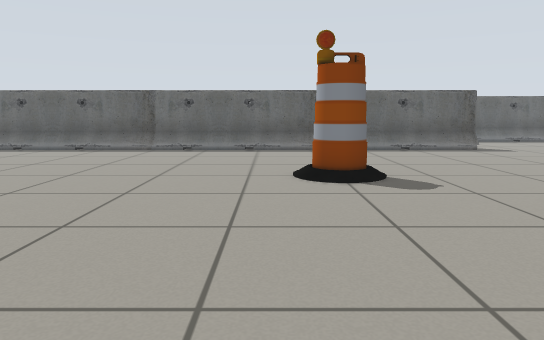
View 1 (above)

18 first-person views from a walk through a world built for the Gazebo simulator. The camera is 0.66 m above the floor, tilts 8° down and sees 70° across. Floor lines are 1 m apart. The floor is counted in squares, 0.5 m on a side. Each view is taken from the middle of a square. On the plan, view 1 faces up. The plan holds only what a view shows up to about 15 squares ahead; the rest is blank. Simple patterns stand in for the simulator's built-in surfaces.

View 2
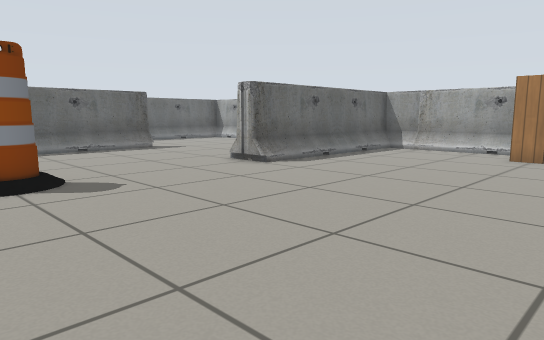

View 3
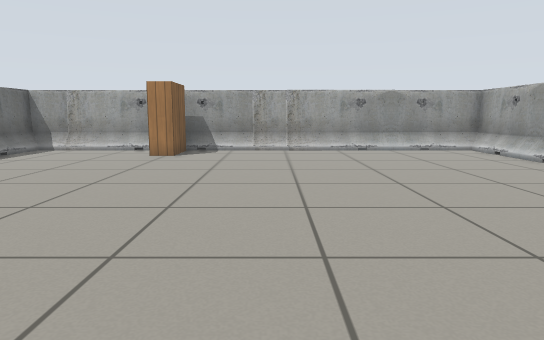

View 4
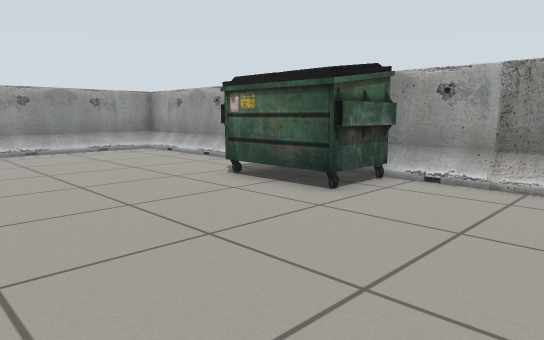

View 5
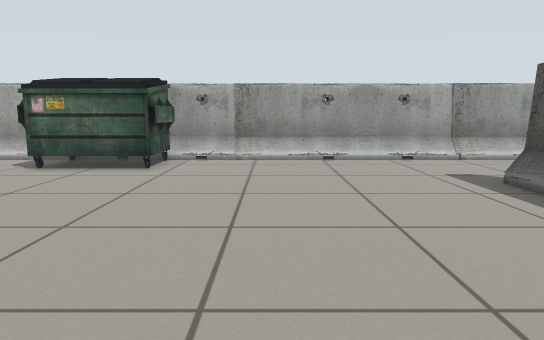

View 6
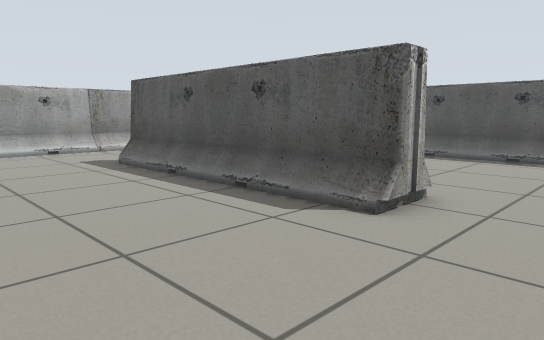

View 7
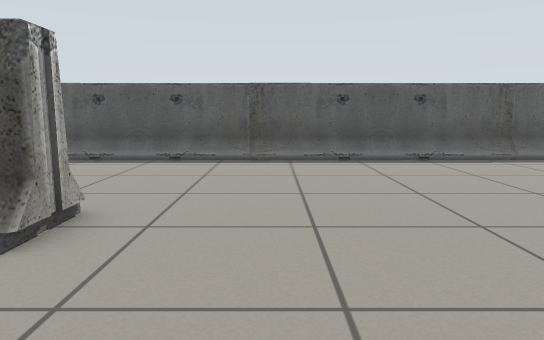

View 8
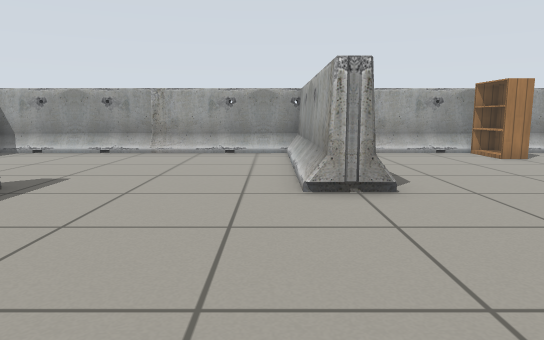

View 9
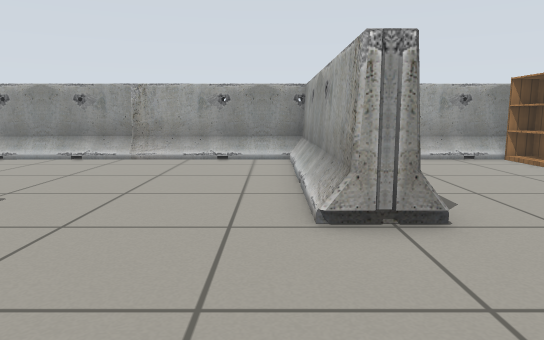

View 10
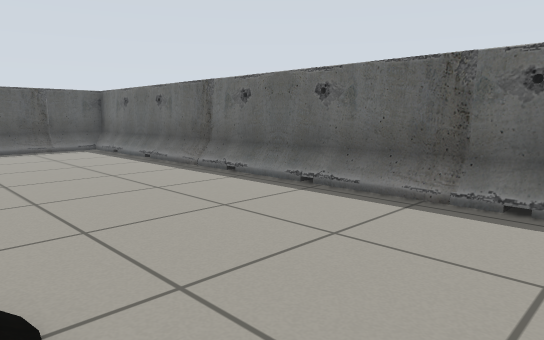

View 11
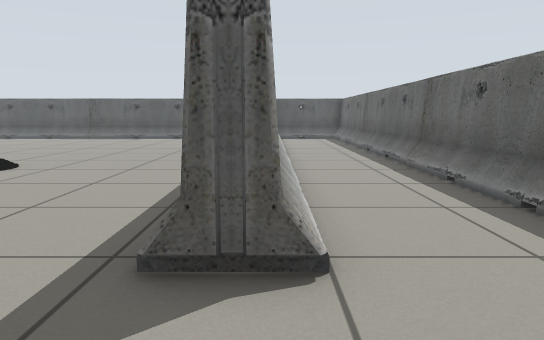

View 12
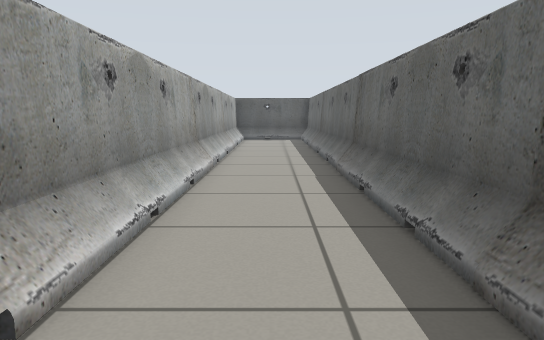

View 13
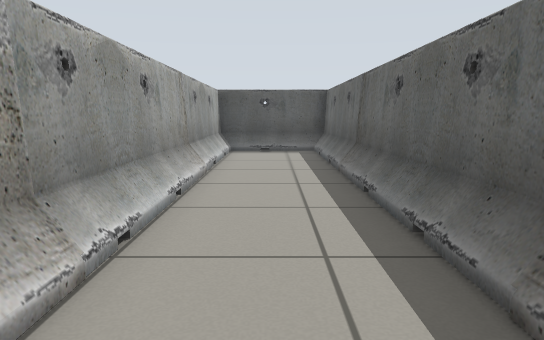

View 14
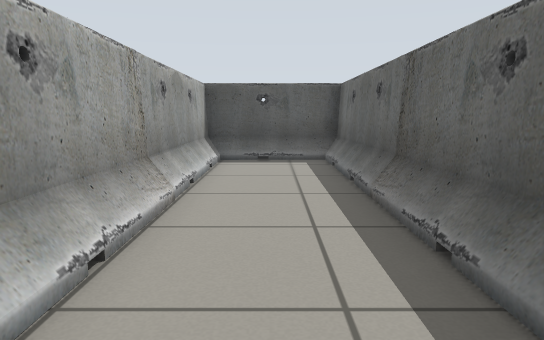

View 15
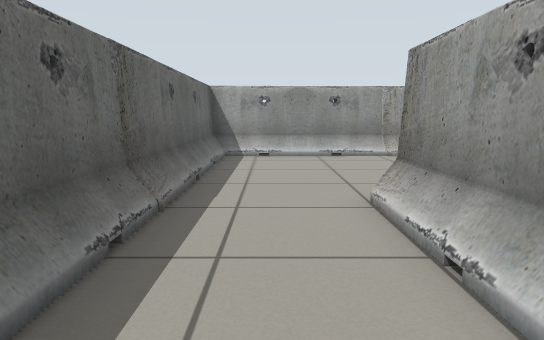

View 16
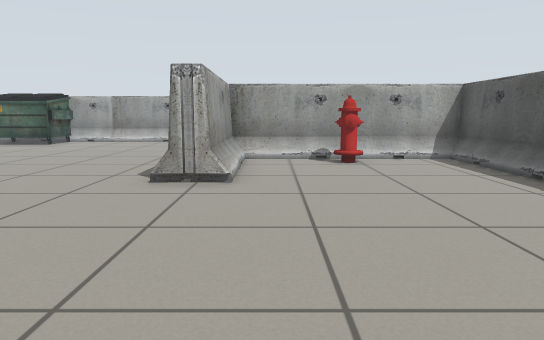

View 17
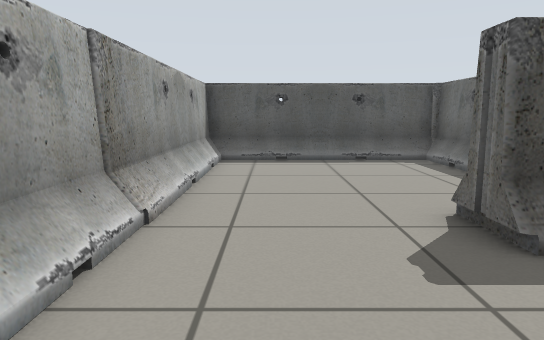

View 18
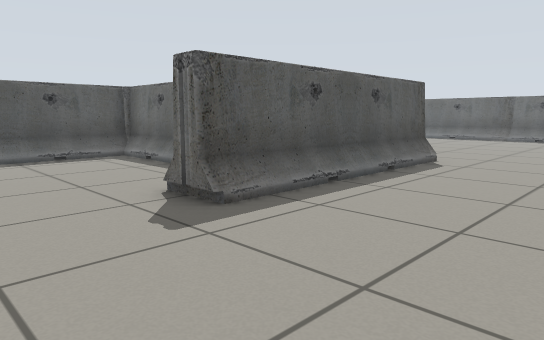

### Floor plan
Key: @ floor where view 1 was taken; . floor; B barrier; A barrel; K bookshelf; U dumpster; H fire hydrant.
Columns run from 12 left of view 1 to 15 right of it. Each row starts with its distance up from view 1.
 20 BBBBBBBBBBBBBB BBBBBBBBBBBBB
 19 B..........................B
 18 B..........................B
 17 B..........................B
 16 BBBBBBBBBBBBBB BBBBBB......B
 15  BBBBB BBBBBBBBBBBBBB......B
 14 B..........................B
 13 B..........................B
 12 B..........................B
 11 B..........................B
 10 B..........................B
  9 B............AA.....BBBBBBBB
  8 B............AA.....BBBBBBBB
  7 B..........................B
  6 B..........................B
  5 B..........................B
  4 B..........................B
  3 B......BB................KKK
  2 B......BB................KKB
  1 B......BB..................B
  0 B...H..BB...@..............B
 -1 BBBBBBBBB..................
 -2 BBBB    B..................B
 -3 B.....  B..................
 -4 B......BB..................B
 -5 B..........................
 -6 B..........................
 -7 B...............UUUU.......B
 -8 B...............UUUU.......
 -9 BBBBBB BBBBBBBBBBBBBBBBBBBBB

Positions as (right, up) in squares from view 1, and headings:
1: (0, 0), facing up
2: (0, 0), facing up-right
3: (0, -1), facing right
4: (0, -1), facing down-right
5: (1, 3), facing down
6: (1, 6), facing down-left
7: (0, 6), facing left
8: (1, 10), facing right
9: (3, 10), facing right
10: (4, 9), facing up-left
11: (11, 16), facing left
12: (10, 18), facing left
13: (3, 18), facing left
14: (0, 18), facing left
15: (2, 18), facing right
16: (-6, 11), facing down
17: (0, -7), facing left
18: (1, -8), facing up-left
